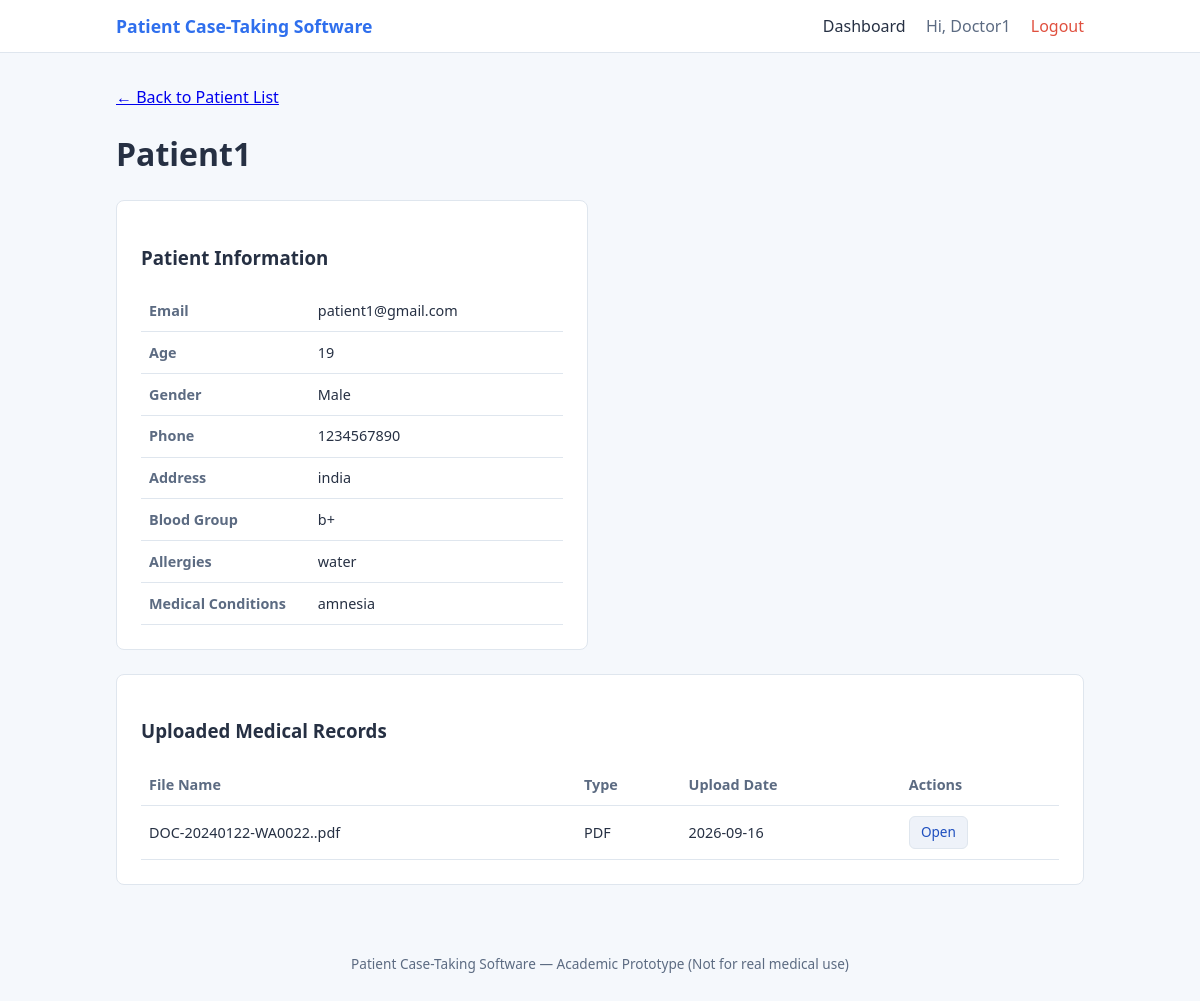
Screenshot of /doctor/patient/2 (signed in) with the database file from the repository.
### tables this page shows
CREATE TABLE users (
            id INTEGER PRIMARY KEY AUTOINCREMENT,
            full_name TEXT NOT NULL,
            email TEXT UNIQUE NOT NULL,
            password_hash TEXT NOT NULL,
            role TEXT NOT NULL CHECK (role IN ('patient', 'doctor')),
            created_at TEXT NOT NULL
        );

CREATE TABLE patient_profiles (
            id INTEGER PRIMARY KEY AUTOINCREMENT,
            user_id INTEGER NOT NULL UNIQUE,
            age INTEGER,
            gender TEXT,
            phone TEXT,
            address TEXT,
            blood_group TEXT,
            allergies TEXT,
            medical_conditions TEXT,
            FOREIGN KEY (user_id) REFERENCES users (id) ON DELETE CASCADE
        );

CREATE TABLE medical_records (
            id INTEGER PRIMARY KEY AUTOINCREMENT,
            patient_id INTEGER NOT NULL,
            original_filename TEXT NOT NULL,
            stored_filename TEXT NOT NULL,
            file_type TEXT NOT NULL,
            uploaded_at TEXT NOT NULL,
            FOREIGN KEY (patient_id) REFERENCES users (id) ON DELETE CASCADE
        );

### app.py (the view)
@app.route("/doctor/patient/<int:patient_id>")
@role_required("doctor")
def view_patient(patient_id):
    db = get_db()
    patient = db.execute(
        "SELECT * FROM users WHERE id = ? AND role = 'patient'", (patient_id,)
    ).fetchone()
    if patient is None:
        abort(404)
    profile = db.execute(
        "SELECT * FROM patient_profiles WHERE user_id = ?", (patient_id,)
    ).fetchone()
    records = db.execute(
        """SELECT * FROM medical_records
           WHERE patient_id = ?
           ORDER BY uploaded_at DESC""",
        (patient_id,)
    ).fetchall()
    return render_template(
        "patient_view.html",
        patient=patient,
        profile=profile,
        records=records
    )

### app.py (called while the page is built)
def get_db():
    if "db" not in g:
        g.db = sqlite3.connect(DATABASE)
        g.db.row_factory = sqlite3.Row
        g.db.execute("PRAGMA foreign_keys = ON")
    return g.db

def role_required(role):
    def decorator(f):
        @wraps(f)
        def wrapped(*args, **kwargs):
            if "user_id" not in session:
                flash("Please log in to continue.", "error")
                return redirect(url_for("login"))
            if session.get("role") != role:
                return render_template("error.html",
                                        message="You are not authorized to view this page."), 403
            return f(*args, **kwargs)
        return wrapped
    return decorator

### templates/patient_view.html (shortened to what this page needs)
{% extends "base.html" %}
{% block content %}
<p><a href="{{ url_for('doctor_dashboard') }}">&larr; Back to Patient List</a></p>
<h1>{{ patient.full_name }}</h1>
<div class="dashboard-grid">
    <div class="card">
        <h3>Patient Information</h3>
        <table class="info-table">
            <tr><th>Email</th><td>{{ patient.email }}</td></tr>
            {% if profile %}
            <tr><th>Age</th><td>{{ profile.age or "Not set" }}</td></tr>
            <tr><th>Gender</th><td>{{ profile.gender or "Not set" }}</td></tr>
            <tr><th>Phone</th><td>{{ profile.phone or "Not set" }}</td></tr>
            <tr><th>Address</th><td>{{ profile.address or "Not set" }}</td></tr>
            <tr><th>Blood Group</th><td>{{ profile.blood_group or "Not set" }}</td></tr>
            <tr><th>Allergies</th><td>{{ profile.allergies or "Not set" }}</td></tr>
            <tr><th>Medical Conditions</th><td>{{ profile.medical_conditions or "Not set" }}</td></tr>
            {% endif %}
        </table>
    </div>
</div>
<div class="card">
    <h3>Uploaded Medical Records</h3>
    {% if records %}
    <table class="records-table">
        <thead>
            <tr>
                <th>File Name</th>
                <th>Type</th>
                <th>Upload Date</th>
                <th>Actions</th>
            </tr>
        </thead>
        <tbody>
            {% for record in records %}
            <tr>
                <td>{{ record.original_filename }}</td>
                <td>{{ record.file_type|upper }}</td>
                <td>{{ record.uploaded_at.split('T')[0] }}</td>
                <td>
                    <a href="{{ url_for('view_record', record_id=record.id) }}"
                       target="_blank" class="btn btn-small btn-secondary">Open</a>
                </td>
            </tr>
            {% endfor %}
        </tbody>
    </table>
    {% else %}
    <p>This patient has not uploaded any records yet.</p>
    {% endif %}
</div>
{% endblock %}

### templates/base.html (shortened to what this page needs)
<!DOCTYPE html>
<html lang="en">
<head>
    <link rel="stylesheet" href="{{ url_for('static', filename='css/style.css') }}">
</head>
<body>
    <nav class="navbar">
        <div class="nav-container">
            <a href="{{ url_for('index') }}" class="nav-brand">Patient Case-Taking Software</a>
            <div class="nav-links">
                {% if session.get('user_id') %}
                    {% if session.get('role') == 'patient' %}
                        <a href="{{ url_for('patient_dashboard') }}">Dashboard</a>
                    {% elif session.get('role') == 'doctor' %}
                        <a href="{{ url_for('doctor_dashboard') }}">Dashboard</a>
                    {% endif %}
                    <span class="nav-user">Hi, {{ session.get('full_name') }}</span>
                    <a href="{{ url_for('logout') }}" class="nav-logout">Logout</a>
                {% else %}
                    <a href="{{ url_for('login') }}">Login</a>
                    <a href="{{ url_for('register') }}">Create Account</a>
                {% endif %}
            </div>
        </div>
    </nav>
    <main class="container">
        {% block content %}{% endblock %}
    </main>
    <footer class="footer">
        <p>Patient Case-Taking Software &mdash; Academic Prototype (Not for real medical use)</p>
    </footer>
</body>
</html>

### static/css/style.css (style rules this page uses)
:root { --blue: #2f6fed; --blue-dark: #1e4fbf; --light-bg: #f5f8fc; --card-bg: #ffffff; --border: #dfe6ee; --text: #263043; --text-light: #5c6b82; --danger: #e0503f; --success: #2e9e5b; }
* { box-sizing: border-box; }
body { margin: 0; font-family: 'Segoe UI', Arial, sans-serif; background-color: var(--light-bg); color: var(--text); line-height: 1.5; }
.navbar { background-color: var(--card-bg); border-bottom: 1px solid var(--border); padding: 0.8rem 0; }
.nav-container { max-width: 1000px; margin: 0 auto; display: flex; justify-content: space-between; align-items: center; padding: 0 1rem; flex-wrap: wrap; }
.nav-brand { font-weight: bold; font-size: 1.1rem; color: var(--blue); text-decoration: none; }
.nav-links a { margin-left: 1rem; text-decoration: none; color: var(--text); }
.nav-user { margin-left: 1rem; color: var(--text-light); }
.nav-logout { color: var(--danger) !important; }
.container { max-width: 1000px; margin: 2rem auto; padding: 0 1rem; }
.footer { text-align: center; color: var(--text-light); font-size: 0.85rem; padding: 1.5rem 1rem; }
.card { background-color: var(--card-bg); border: 1px solid var(--border); border-radius: 8px; padding: 1.5rem; margin-bottom: 1.5rem; }
.info-grid, .dashboard-grid { display: grid; grid-template-columns: 1fr 1fr; gap: 1.5rem; }
.btn { display: inline-block; padding: 0.55rem 1.1rem; border-radius: 6px; border: none; text-decoration: none; font-size: 0.95rem; cursor: pointer; text-align: center; }
.btn-secondary { background-color: #eef2f9; color: var(--blue-dark); border: 1px solid var(--border); }
.btn-small { padding: 0.35rem 0.7rem; font-size: 0.85rem; }
.info-table, .records-table { width: 100%; border-collapse: collapse; margin-top: 0.5rem; }
.info-table th, .info-table td, .records-table th, .records-table td { text-align: left; padding: 0.6rem 0.5rem; border-bottom: 1px solid var(--border); font-size: 0.9rem; }
.info-table th { width: 40%; color: var(--text-light); font-weight: 600; }
.records-table th { color: var(--text-light); font-weight: 600; }

### rows the page displays
users: full_name "Patient1", email "patient1@gmail.com"
patient_profiles: age "19", gender "Male", phone "1234567890", address "india", blood_group "b+", allergies "water", medical_conditions "amnesia"
medical_records: original_filename "DOC-20240122-WA0022..pdf", file_type "PDF", uploaded_at "2026-09-16"

### other values shown
{{ session.get('full_name') }} "Doctor1"
